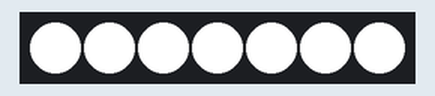
Simulated run of this sketch. Board: Arduino Uno, built with avr-gcc and run on an emulated ATmega328P. On the bench: 7 RGB LEDs in strip order, left to right.

Above: at 0.15 s.
At 6.45 s:
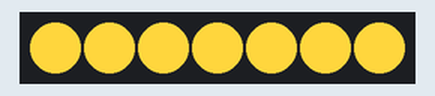
At 19.95 s:
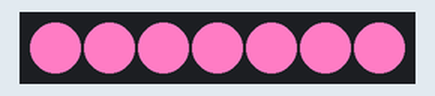
At 29.85 s:
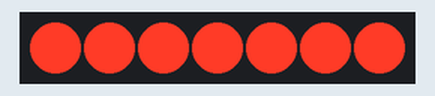
At 37.35 s:
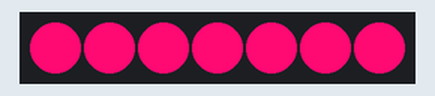
At 39.75 s:
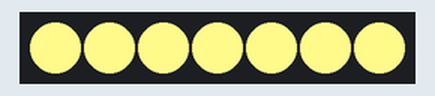
Timing chart, 0 to 40.0 s (numbered marks = the images above):
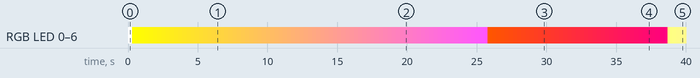

Measured:
- by itself, RGB LED 0–6: off → RGB(255, 255, 255) at 0.00 s, → RGB(255, 254, 1) 0.30 s later, → RGB(255, 252, 4) 0.30 s later, → RGB(255, 250, 7) 0.30 s later, … (134 changes in this stretch)

The sketch:

WS281xRGBFade.ino
```cpp
/*
  WS281x RGB fade with Adafruit_NepPixel library

  This sketch  fades a string of WS281x LEDs by simply counting
  down from 0xFFFFFF (white) to 0x000000 (off). It makes no consideration
  for the different colors.

  Change pixelCount to the number of LEDs in your string.

  Uses Adafruit's NeoPixel library: https://github.com/adafruit/Adafruit_NeoPixel

  created 17 Jun 2019
  modified 27 May 2023
  by Tom Igoe
*/
#include <Adafruit_NeoPixel.h>

const int neoPixelPin = 5;  // control pin
const int pixelCount = 7;    // number of pixels

// set up strip:
// set up strip:
Adafruit_NeoPixel strip = Adafruit_NeoPixel(pixelCount, neoPixelPin, NEO_GRBW + NEO_KHZ800);

unsigned long color = 0xFFFFFF;
void setup() {
  strip.begin();    // initialize pixel strip
  strip.clear();    // turn all LEDs off
  strip.show();     // refresh strip
}

void loop() {
  // loop over all the pixels:
  for (int pixel = 0; pixel < pixelCount; pixel++) {
    // set the color for each pixel:
    strip.setPixelColor(pixel, color);
  }
  // refresh the strip:
  strip.show();
  // decrement the color:
  color--;
  // if it reaches 0, set it back to 0xFFFFFF:
  if (color == 0) color = 0xFFFFFF;
}
```
